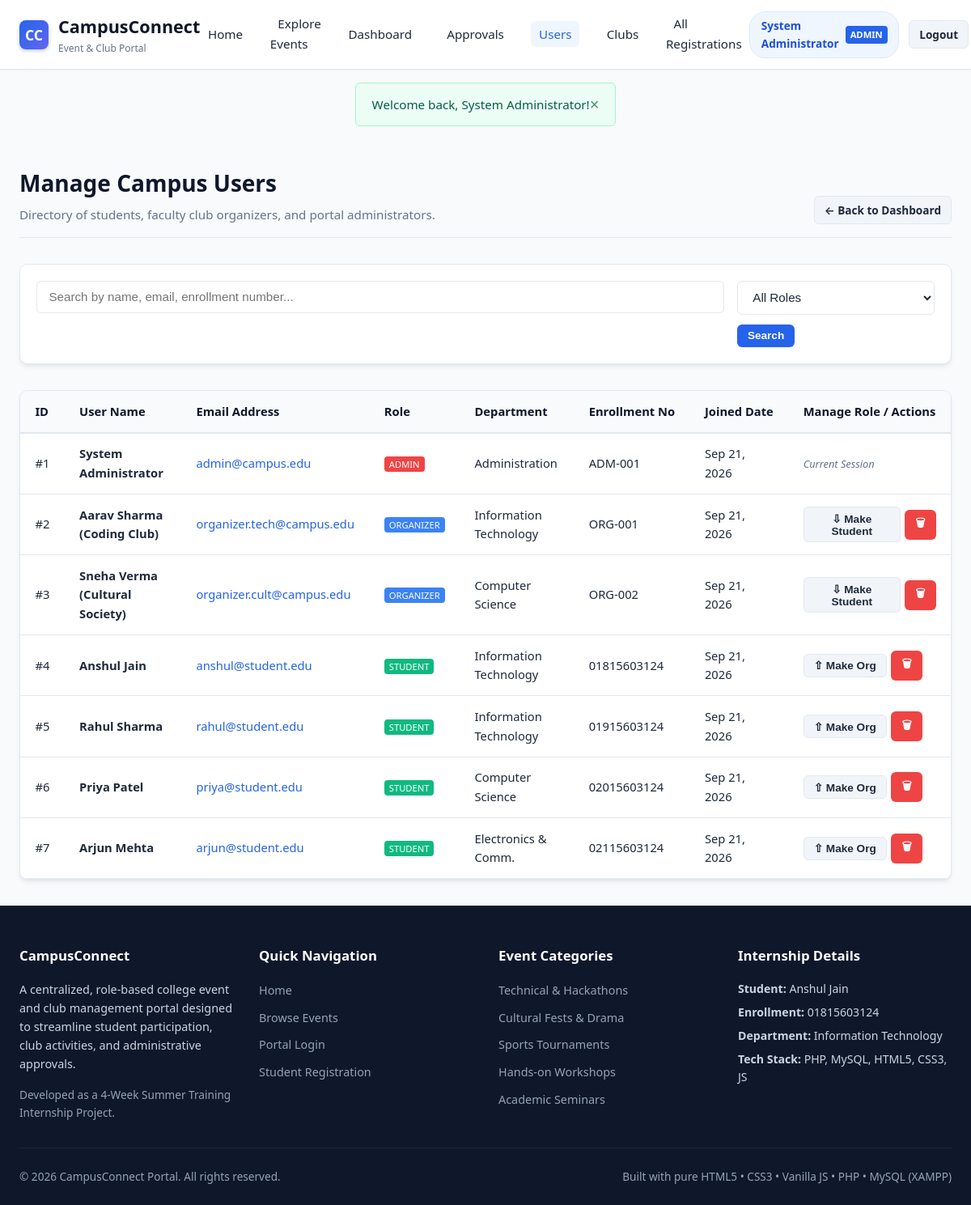
/admin/manage_users.php (signed in), run on the app's committed database.
### tables this page shows
CREATE TABLE `users` (
  `id` INT AUTO_INCREMENT PRIMARY KEY,
  `name` VARCHAR(100) NOT NULL,
  `email` VARCHAR(100) NOT NULL UNIQUE,
  `password` VARCHAR(255) NOT NULL,
  `role` ENUM('student', 'organizer', 'admin') NOT NULL DEFAULT 'student',
  `department` VARCHAR(100) DEFAULT 'Information Technology',
  `phone` VARCHAR(20) DEFAULT NULL,
  `enrollment_no` VARCHAR(50) DEFAULT NULL,
  `created_at` TIMESTAMP DEFAULT CURRENT_TIMESTAMP
);

### includes/auth.php (called while the page is built, shortened)
<?php
function isLoggedIn() {
    return isset($_SESSION['user_id']) && !empty($_SESSION['user_id']);
}
function currentUser() {
    return [
        'id'            => $_SESSION['user_id'] ?? null,
        'name'          => $_SESSION['user_name'] ?? 'User',
        'email'         => $_SESSION['user_email'] ?? '',
        'role'          => $_SESSION['user_role'] ?? 'student',
        'department'    => $_SESSION['user_dept'] ?? '',
        'enrollment_no' => $_SESSION['user_enrollment'] ?? ''
    ];
}
function getFlash() {
    if (isset($_SESSION['flash_notification'])) {
        $flash = $_SESSION['flash_notification'];
        return $flash;
    }
    return null;
}
function e($string) {
    return htmlspecialchars($string ?? '', ENT_QUOTES, 'UTF-8');
}
?>

### admin/manage_users.php (the view, shortened to what this page needs)
<?php
require_once __DIR__ . '/../includes/db.php';
require_once __DIR__ . '/../includes/auth.php';
$admin = currentUser();
$roleFilter = $_GET['role'] ?? 'all';
$search = trim($_GET['q'] ?? '');
$sql = "SELECT * FROM users WHERE 1=1";
$params = [];
$sql .= " ORDER BY created_at DESC";
$stmt = $pdo->prepare($sql);
$stmt->execute($params);
$users = $stmt->fetchAll();
require_once __DIR__ . '/../includes/header.php';
?>
<div class="container">
    <div class="page-header">
        <div>
            <h1 class="page-title">Manage Campus Users</h1>
            <p class="page-subtitle">Directory of students, faculty club organizers, and portal administrators.</p>
        </div>
        <a href="admin_dashboard.php" class="btn btn-secondary btn-sm">&larr; Back to Dashboard</a>
    </div>
    <div class="filter-bar">
        <form method="GET" action="manage_users.php" style="display: flex; gap: 1rem; width: 100%; flex-wrap: wrap;">
            <div class="search-input-group">
                <input type="text" name="q" class="form-control" placeholder="Search by name, email, enrollment number..." value="<?= e($search) ?>">
            </div>
            <div class="filter-group">
                <select name="role" class="form-control" onchange="this.form.submit()">
                    <option value="all" <?= $roleFilter === 'all' ? 'selected' : '' ?>>All Roles</option>
                </select>
                <button type="submit" class="btn btn-primary btn-sm">Search</button>
            </div>
        </form>
    </div>
    <?php if (!empty($users)): ?>
        <div class="table-responsive">
            <table class="table">
                <thead>
                    <tr>
                        <th>ID</th>
                        <th>User Name</th>
                        <th>Email Address</th>
                        <th>Role</th>
                        <th>Department</th>
                        <th>Enrollment No</th>
                        <th>Joined Date</th>
                        <th>Manage Role / Actions</th>
                    </tr>
                </thead>
                <tbody>
                    <?php foreach ($users as $u): ?>
                        <tr>
                            <td>#<?= $u['id'] ?></td>
                            <td><strong><?= e($u['name']) ?></strong></td>
                            <td><a href="mailto:<?= e($u['email']) ?>"><?= e($u['email']) ?></a></td>
                            <td>
                                <span class="role-tag" style="background: <?= $u['role'] === 'admin' ? '#ef4444' : ($u['role'] === 'organizer' ? '#3b82f6' : '#10b981') ?>;">
                                    <?= strtoupper(e($u['role'])) ?>
                                </span>
                            </td>
                            <td><?= e($u['department']) ?></td>
                            <td><?= e($u['enrollment_no'] ?: '—') ?></td>
                            <td><?= date('M d, Y', strtotime($u['created_at'])) ?></td>
                            <td>
                                <?php if ($u['id'] !== (int)$admin['id']): ?>
                                    <form method="POST" action="manage_users.php" style="display: flex; gap: 0.35rem; align-items: center;">
                                        <?php if ($u['role'] === 'student'): ?>
                                            <button type="submit" name="action" value="make_organizer" class="btn btn-secondary btn-sm" title="Promote to Organizer">
                                                &#8679; Make Org
                                            </button>
                                        <?php elseif ($u['role'] === 'organizer'): ?>
                                            <button type="submit" name="action" value="make_student" class="btn btn-secondary btn-sm" title="Revert to Student">
                                                &#8681; Make Student
                                            </button>
                                        <?php endif; ?>
                                        <button type="submit" name="action" value="delete" class="btn btn-danger btn-sm" onclick="return confirmAction('Are you sure you want to delete <?= addslashes($u['name']) ?>?');" title="Delete Account">
                                            &#128465;
                                        </button>
                                    </form>
                                <?php else: ?>
                                    <span style="font-size: 0.8rem; color: var(--text-muted); font-style: italic;">Current Session</span>
                                <?php endif; ?>
                            </td>
                        </tr>
                    <?php endforeach; ?>
                </tbody>
            </table>
        </div>
    <?php else: ?>
        <div style="text-align: center; padding: 4rem; background: #fff; border: 1px solid var(--border); border-radius: var(--radius);">
            <p style="color: var(--text-muted);">No users found matching the search query.</p>
        </div>
    <?php endif; ?>
</div>
<?php require_once __DIR__ . '/../includes/footer.php'; ?>

### includes/header.php (shortened to what this page needs)
<?php
$currentDir = basename(dirname($_SERVER['SCRIPT_NAME']));
$isSubDir = in_array($currentDir, ['student', 'organizer', 'admin']);
$basePath = $isSubDir ? '../' : '';
require_once __DIR__ . '/auth.php';
$user = currentUser();
$flash = getFlash();
$activePage = basename($_SERVER['PHP_SELF'], '.php');
?>
<!DOCTYPE html>
<html lang="en">
<head>
    <link rel="stylesheet" href="<?= $basePath ?>css/style.css">
</head>
<body>
<header class="navbar">
    <div class="nav-container">
        <a href="<?= $basePath ?>index.php" class="brand">
            <div class="brand-icon">CC</div>
            <div>
                CampusConnect
                <span class="brand-subtitle">Event & Club Portal</span>
            </div>
        </a>
        <ul class="nav-links">
            <li><a href="<?= $basePath ?>index.php" class="<?= $activePage === 'index' ? 'active' : '' ?>">Home</a></li>
            <li><a href="<?= $basePath ?>events.php" class="<?= $activePage === 'events' ? 'active' : '' ?>">Explore Events</a></li>
            <?php if (isLoggedIn()): ?>
                <?php if ($user['role'] === 'admin'): ?>
                    <li><a href="<?= $basePath ?>admin/admin_dashboard.php" class="<?= $activePage === 'admin_dashboard' ? 'active' : '' ?>">Dashboard</a></li>
                    <li><a href="<?= $basePath ?>admin/manage_events.php" class="<?= $activePage === 'manage_events' ? 'active' : '' ?>">Approvals</a></li>
                    <li><a href="<?= $basePath ?>admin/manage_users.php" class="<?= $activePage === 'manage_users' ? 'active' : '' ?>">Users</a></li>
                    <li><a href="<?= $basePath ?>admin/manage_clubs.php" class="<?= $activePage === 'manage_clubs' ? 'active' : '' ?>">Clubs</a></li>
                    <li><a href="<?= $basePath ?>admin/manage_registrations.php" class="<?= $activePage === 'manage_registrations' ? 'active' : '' ?>">All Registrations</a></li>
                <?php endif; ?>
            <?php endif; ?>
        </ul>
        <div class="nav-actions">
            <?php if (isLoggedIn()): ?>
                <div class="user-badge">
                    <span><?= e($user['name']) ?></span>
                    <span class="role-tag"><?= strtoupper(e($user['role'])) ?></span>
                </div>
                <a href="<?= $basePath ?>logout.php" class="btn btn-secondary btn-sm">Logout</a>
            <?php else: ?>
                <a href="<?= $basePath ?>login.php" class="btn btn-secondary btn-sm">Login</a>
                <a href="<?= $basePath ?>register.php" class="btn btn-primary btn-sm">Student Register</a>
            <?php endif; ?>
        </div>
    </div>
</header>
<?php if ($flash): ?>
    <div class="flash-container">
        <div class="flash-alert flash-<?= e($flash['type']) ?>">
            <span><?= e($flash['message']) ?></span>
            <button class="flash-close" onclick="this.parentElement.remove();">&times;</button>
        </div>
    </div>
<?php endif; ?>

### data on the page
users: name "System Administrator", role "ADMIN", id "1", email "admin@campus.edu", department "Administration", enrollment_no "ADM-001", created_at "Sep 21, 2026", shows "Current Session"
users: id "2", name "Aarav Sharma (Coding Club)", email "organizer.tech@campus.edu", role "ORGANIZER", department "Information Technology", enrollment_no "ORG-001", created_at "Sep 21, 2026", shows "⇩ Make Student"
users: id "3", name "Sneha Verma (Cultural Society)", email "organizer.cult@campus.edu", role "ORGANIZER", department "Computer Science", enrollment_no "ORG-002", created_at "Sep 21, 2026", shows "⇩ Make Student"
users: id "4", name "Anshul Jain", email "anshul@student.edu", role "STUDENT", department "Information Technology", enrollment_no "01815603124", created_at "Sep 21, 2026", shows "⇧ Make Org"
users: id "5", name "Rahul Sharma", email "rahul@student.edu", role "STUDENT", department "Information Technology", enrollment_no "01915603124", created_at "Sep 21, 2026", shows "⇧ Make Org"
users: id "6", name "Priya Patel", email "priya@student.edu", role "STUDENT", department "Computer Science", enrollment_no "02015603124", created_at "Sep 21, 2026", shows "⇧ Make Org"
users: id "7", name "Arjun Mehta", email "arjun@student.edu", role "STUDENT", department "Electronics & Comm.", enrollment_no "02115603124", created_at "Sep 21, 2026", shows "⇧ Make Org"

### other printed values
$flash['message'] "Welcome back, System Administrator!"
